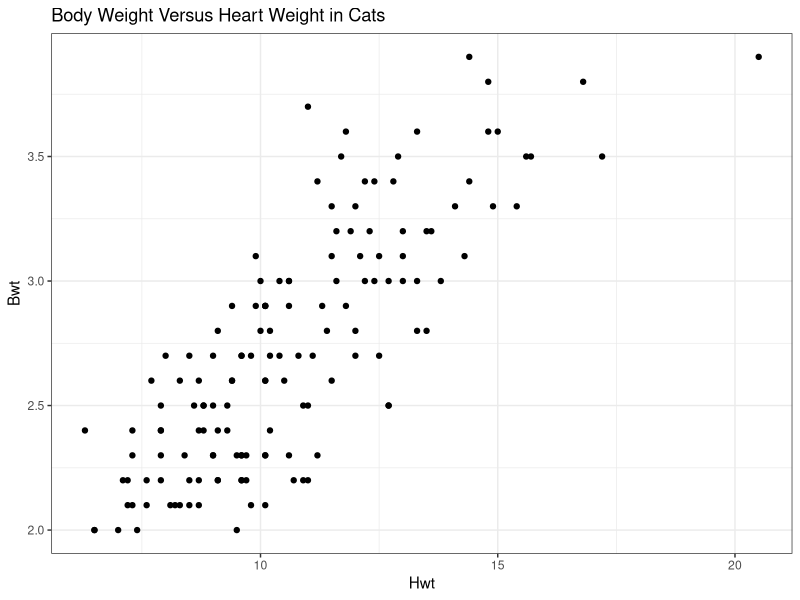
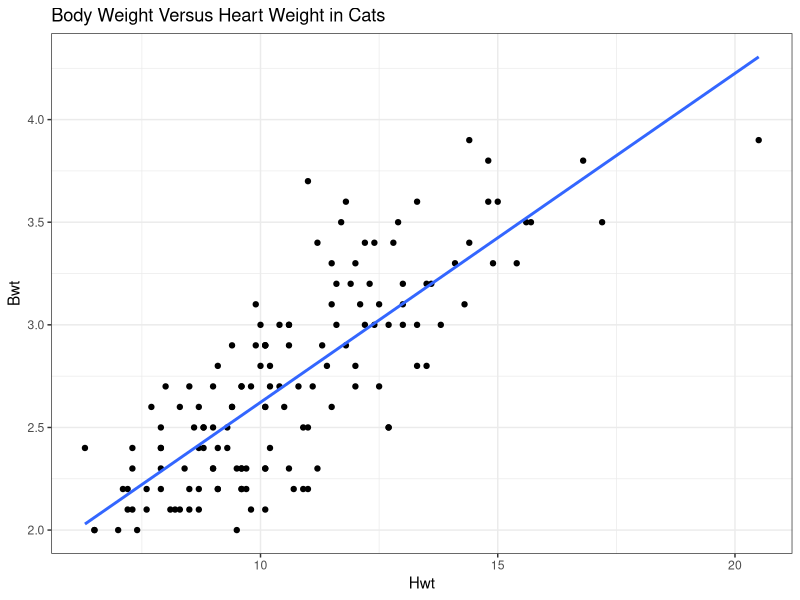
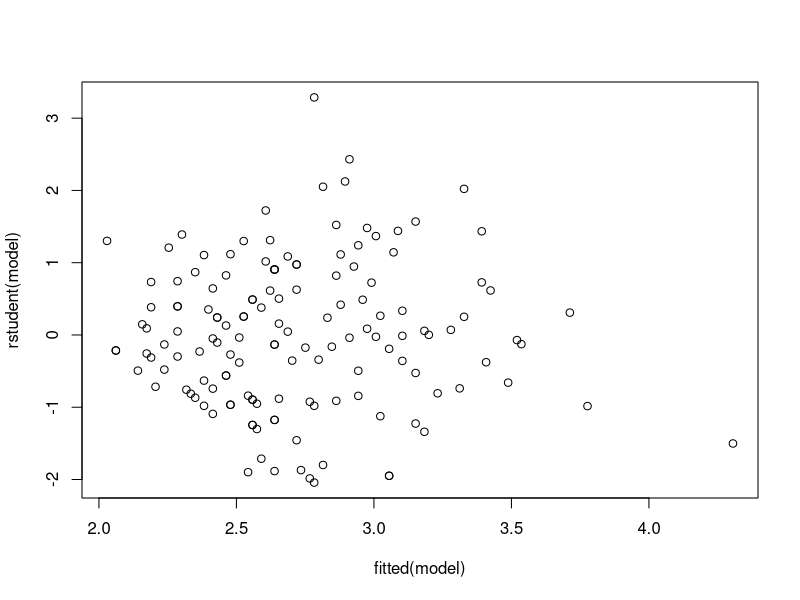
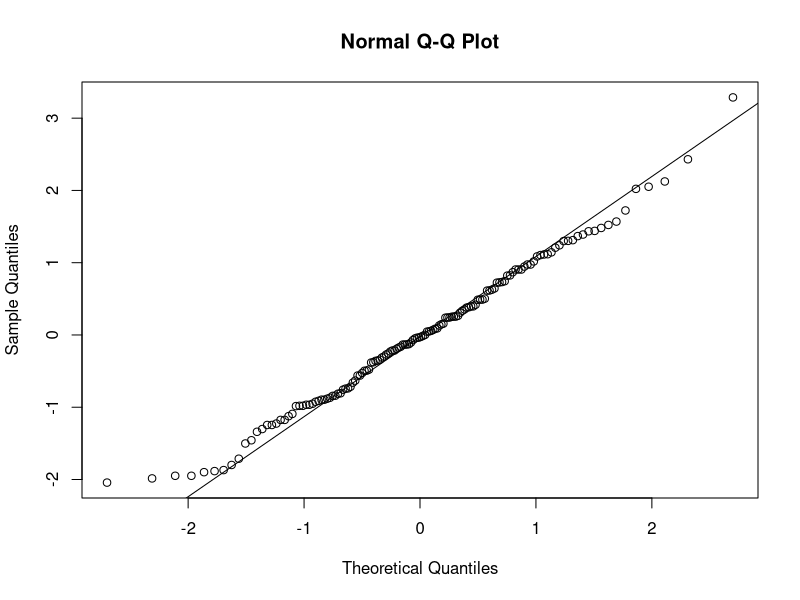
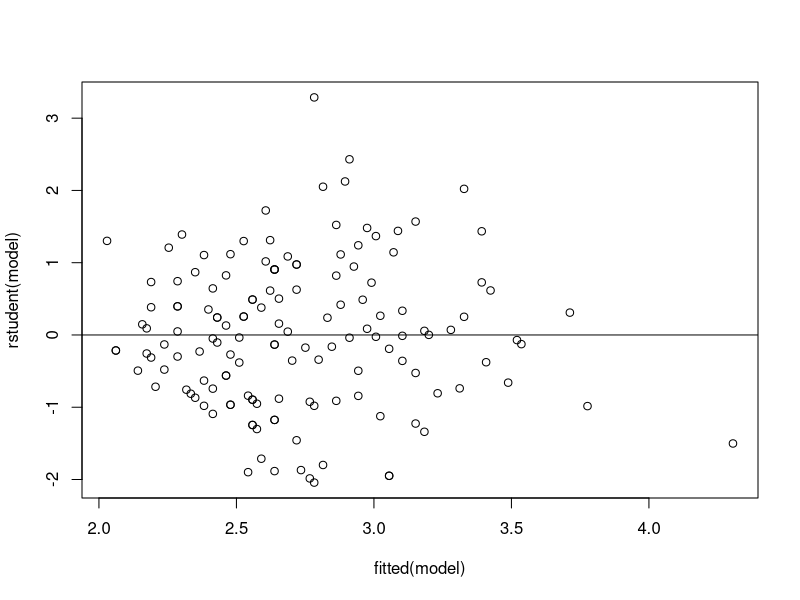
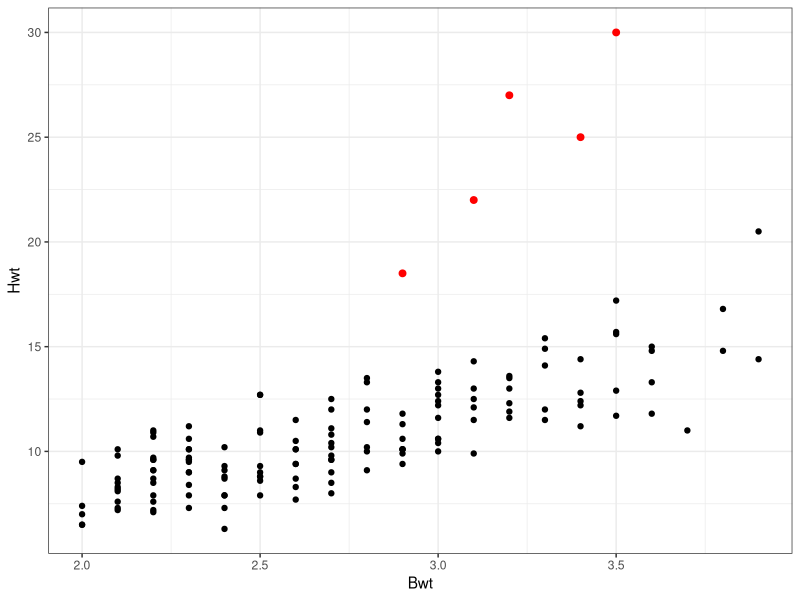
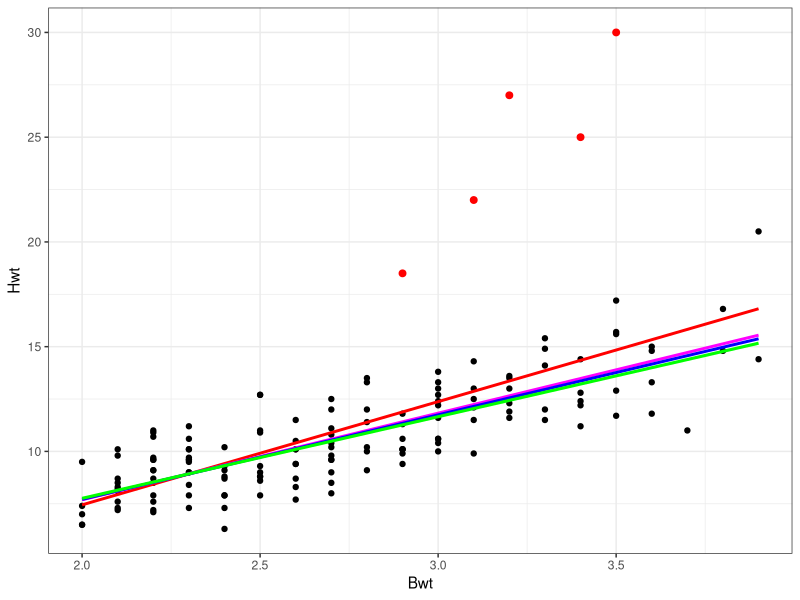

Reproduce these figures in R, in order.
## ---- chunk 1
library(ggplot2)
library(MASS)
ggplot(cats, aes(x=Hwt, y=Bwt)) + geom_point() + theme_bw() +
  labs(title = "Body Weight Versus Heart Weight in Cats")
## ---- chunk 2
cor(cats$Hwt, cats$Bwt)
## ---- chunk 3
model <- lm(Bwt ~ Hwt, data=cats)
model$coefficients
## ---- chunk 4
ggplot(cats, aes(x=Hwt, y=Bwt)) + geom_point() + theme_bw() +
  geom_smooth(method = "lm", se = F) + 
  labs(title = "Body Weight Versus Heart Weight in Cats")
## ---- chunk 5
summary(model)
## ---- chunk 6
plot(rstudent(model) ~ fitted(model))
## ---- chunk 7
qqnorm(rstudent(model))
qqline(rstudent(model))
## ---- chunk 8
plot(rstudent(model) ~ fitted(model))
abline(h=0)
## ---- chunk 9
newobs <- data.frame( "Sex" = factor(c("F","F", "M", "F", "M")),
"Bwt" = c(3.5, 3.2, 3.1, 3.4, 2.9),
"Hwt" = c(30, 27, 22, 25, 18.5))

mycats <- rbind(cats, newobs)

ggplot(mycats, aes(x = Bwt, y = Hwt)) + geom_point() + theme_bw() + 
  geom_point(data = newobs, aes(x = Bwt, y = Hwt), color = "red", size = 2)
## ---- chunk 10
model_OLS <- lm(Hwt ~ Bwt, data = mycats)
model_huber <- rlm(Hwt ~ Bwt, data = mycats, psi = psi.huber)
model_bisquare <- rlm(Hwt ~ Bwt, data = mycats, psi = psi.bisquare)


ggplot(mycats, aes(x = Bwt, y = Hwt)) + geom_point() + theme_bw() + 
  geom_point(data = newobs, aes(x = Bwt, y = Hwt), color = "red", size = 2) +   
  geom_smooth(method = "lm", se = F, color = "red") +
  geom_smooth(method = "rlm", se = F, color = "magenta") +
  geom_smooth(data = cats, aes(x = Bwt, y = Hwt), method = "lm", se=F, color = "blue") +
  geom_line(data = data.frame("Bwt" = mycats$Bwt, "Hwt" = model_bisquare$fitted.values),
            color = "green", linewidth = 1.05)
